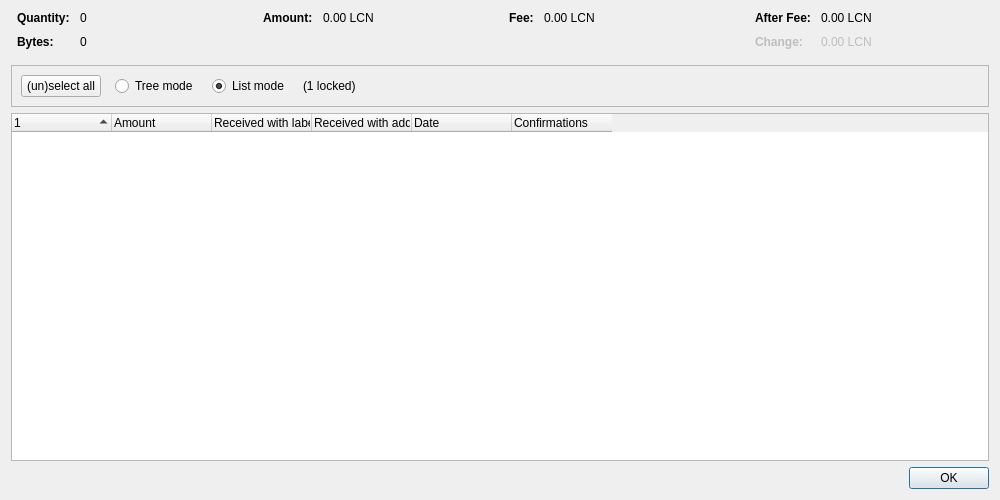
<?xml version="1.0" encoding="UTF-8"?>
<ui version="4.0">
 <class>CoinControlDialog</class>
 <widget class="QDialog" name="CoinControlDialog">
  <property name="geometry">
   <rect>
    <x>0</x>
    <y>0</y>
    <width>1000</width>
    <height>500</height>
   </rect>
  </property>
  <property name="windowTitle">
   <string>Coin Selection</string>
  </property>
  <layout class="QVBoxLayout" name="verticalLayout">
   <item>
    <layout class="QHBoxLayout" name="horizontalLayoutTop" stretch="0,0,0,0">
     <property name="topMargin">
      <number>0</number>
     </property>
     <property name="bottomMargin">
      <number>10</number>
     </property>
     <item>
      <layout class="QFormLayout" name="formLayoutCoinControl1">
       <property name="labelAlignment">
        <set>Qt::AlignLeft|Qt::AlignVCenter</set>
       </property>
       <property name="horizontalSpacing">
        <number>10</number>
       </property>
       <property name="verticalSpacing">
        <number>10</number>
       </property>
       <property name="leftMargin">
        <number>6</number>
       </property>
       <property name="rightMargin">
        <number>6</number>
       </property>
       <item row="0" column="0">
        <widget class="QLabel" name="labelCoinControlQuantityText">
         <property name="font">
          <font>
           <weight>75</weight>
           <bold>true</bold>
          </font>
         </property>
         <property name="text">
          <string>Quantity:</string>
         </property>
        </widget>
       </item>
       <item row="0" column="1">
        <widget class="QLabel" name="labelCoinControlQuantity">
         <property name="cursor">
          <cursorShape>IBeamCursor</cursorShape>
         </property>
         <property name="contextMenuPolicy">
          <enum>Qt::ActionsContextMenu</enum>
         </property>
         <property name="text">
          <string notr="true">0</string>
         </property>
         <property name="textInteractionFlags">
          <set>Qt::LinksAccessibleByMouse|Qt::TextSelectableByKeyboard|Qt::TextSelectableByMouse</set>
         </property>
        </widget>
       </item>
       <item row="1" column="0">
        <widget class="QLabel" name="labelCoinControlBytesText">
         <property name="font">
          <font>
           <weight>75</weight>
           <bold>true</bold>
          </font>
         </property>
         <property name="text">
          <string>Bytes:</string>
         </property>
        </widget>
       </item>
       <item row="1" column="1">
        <widget class="QLabel" name="labelCoinControlBytes">
         <property name="cursor">
          <cursorShape>IBeamCursor</cursorShape>
         </property>
         <property name="contextMenuPolicy">
          <enum>Qt::ActionsContextMenu</enum>
         </property>
         <property name="text">
          <string notr="true">0</string>
         </property>
         <property name="textInteractionFlags">
          <set>Qt::LinksAccessibleByMouse|Qt::TextSelectableByKeyboard|Qt::TextSelectableByMouse</set>
         </property>
        </widget>
       </item>
      </layout>
     </item>
     <item>
      <layout class="QFormLayout" name="formLayoutCoinControl2">
       <property name="horizontalSpacing">
        <number>10</number>
       </property>
       <property name="verticalSpacing">
        <number>10</number>
       </property>
       <property name="leftMargin">
        <number>6</number>
       </property>
       <property name="rightMargin">
        <number>6</number>
       </property>
       <item row="0" column="0">
        <widget class="QLabel" name="labelCoinControlAmountText">
         <property name="font">
          <font>
           <weight>75</weight>
           <bold>true</bold>
          </font>
         </property>
         <property name="text">
          <string>Amount:</string>
         </property>
        </widget>
       </item>
       <item row="0" column="1">
        <widget class="QLabel" name="labelCoinControlAmount">
         <property name="cursor">
          <cursorShape>IBeamCursor</cursorShape>
         </property>
         <property name="contextMenuPolicy">
          <enum>Qt::ActionsContextMenu</enum>
         </property>
         <property name="text">
          <string notr="true">0.00 LCN</string>
         </property>
         <property name="textInteractionFlags">
          <set>Qt::LinksAccessibleByMouse|Qt::TextSelectableByKeyboard|Qt::TextSelectableByMouse</set>
         </property>
        </widget>
       </item>
      </layout>
     </item>
     <item>
      <layout class="QFormLayout" name="formLayoutCoinControl3">
       <property name="horizontalSpacing">
        <number>10</number>
       </property>
       <property name="verticalSpacing">
        <number>10</number>
       </property>
       <property name="leftMargin">
        <number>6</number>
       </property>
       <property name="rightMargin">
        <number>6</number>
       </property>
       <item row="0" column="0">
        <widget class="QLabel" name="labelCoinControlFeeText">
         <property name="font">
          <font>
           <weight>75</weight>
           <bold>true</bold>
          </font>
         </property>
         <property name="text">
          <string>Fee:</string>
         </property>
        </widget>
       </item>
       <item row="0" column="1">
        <widget class="QLabel" name="labelCoinControlFee">
         <property name="cursor">
          <cursorShape>IBeamCursor</cursorShape>
         </property>
         <property name="contextMenuPolicy">
          <enum>Qt::ActionsContextMenu</enum>
         </property>
         <property name="text">
          <string notr="true">0.00 LCN</string>
         </property>
         <property name="textInteractionFlags">
          <set>Qt::LinksAccessibleByMouse|Qt::TextSelectableByKeyboard|Qt::TextSelectableByMouse</set>
         </property>
        </widget>
       </item>
      </layout>
     </item>
     <item>
      <layout class="QFormLayout" name="formLayoutCoinControl4">
       <property name="labelAlignment">
        <set>Qt::AlignLeft|Qt::AlignVCenter</set>
       </property>
       <property name="horizontalSpacing">
        <number>10</number>
       </property>
       <property name="verticalSpacing">
        <number>10</number>
       </property>
       <property name="leftMargin">
        <number>6</number>
       </property>
       <property name="rightMargin">
        <number>6</number>
       </property>
       <item row="0" column="0">
        <widget class="QLabel" name="labelCoinControlAfterFeeText">
         <property name="font">
          <font>
           <weight>75</weight>
           <bold>true</bold>
          </font>
         </property>
         <property name="text">
          <string>After Fee:</string>
         </property>
        </widget>
       </item>
       <item row="0" column="1">
        <widget class="QLabel" name="labelCoinControlAfterFee">
         <property name="cursor">
          <cursorShape>IBeamCursor</cursorShape>
         </property>
         <property name="contextMenuPolicy">
          <enum>Qt::ActionsContextMenu</enum>
         </property>
         <property name="text">
          <string notr="true">0.00 LCN</string>
         </property>
         <property name="textInteractionFlags">
          <set>Qt::LinksAccessibleByMouse|Qt::TextSelectableByKeyboard|Qt::TextSelectableByMouse</set>
         </property>
        </widget>
       </item>
       <item row="1" column="0">
        <widget class="QLabel" name="labelCoinControlChangeText">
         <property name="enabled">
          <bool>false</bool>
         </property>
         <property name="font">
          <font>
           <weight>75</weight>
           <bold>true</bold>
          </font>
         </property>
         <property name="text">
          <string>Change:</string>
         </property>
        </widget>
       </item>
       <item row="1" column="1">
        <widget class="QLabel" name="labelCoinControlChange">
         <property name="enabled">
          <bool>false</bool>
         </property>
         <property name="cursor">
          <cursorShape>IBeamCursor</cursorShape>
         </property>
         <property name="contextMenuPolicy">
          <enum>Qt::ActionsContextMenu</enum>
         </property>
         <property name="text">
          <string notr="true">0.00 LCN</string>
         </property>
         <property name="textInteractionFlags">
          <set>Qt::LinksAccessibleByMouse|Qt::TextSelectableByKeyboard|Qt::TextSelectableByMouse</set>
         </property>
        </widget>
       </item>
      </layout>
     </item>
    </layout>
   </item>
   <item>
    <widget class="QFrame" name="frame">
     <property name="minimumSize">
      <size>
       <width>0</width>
       <height>40</height>
      </size>
     </property>
     <property name="frameShape">
      <enum>QFrame::StyledPanel</enum>
     </property>
     <property name="frameShadow">
      <enum>QFrame::Sunken</enum>
     </property>
     <layout class="QHBoxLayout" name="horizontalLayout">
      <item>
       <layout class="QHBoxLayout" name="horizontalLayoutPanel" stretch="0,0,0,0,0">
        <property name="spacing">
         <number>14</number>
        </property>
        <item>
         <widget class="QPushButton" name="pushButtonSelectAll">
          <property name="sizePolicy">
           <sizepolicy hsizetype="Maximum" vsizetype="Fixed">
            <horstretch>0</horstretch>
            <verstretch>0</verstretch>
           </sizepolicy>
          </property>
          <property name="text">
           <string>(un)select all</string>
          </property>
          <property name="autoDefault">
           <bool>false</bool>
          </property>
         </widget>
        </item>
        <item>
         <widget class="QRadioButton" name="radioTreeMode">
          <property name="sizePolicy">
           <sizepolicy hsizetype="Maximum" vsizetype="Fixed">
            <horstretch>0</horstretch>
            <verstretch>0</verstretch>
           </sizepolicy>
          </property>
          <property name="text">
           <string>Tree mode</string>
          </property>
         </widget>
        </item>
        <item>
         <widget class="QRadioButton" name="radioListMode">
          <property name="sizePolicy">
           <sizepolicy hsizetype="Maximum" vsizetype="Fixed">
            <horstretch>0</horstretch>
            <verstretch>0</verstretch>
           </sizepolicy>
          </property>
          <property name="text">
           <string>List mode</string>
          </property>
          <property name="checked">
           <bool>true</bool>
          </property>
         </widget>
        </item>
        <item>
         <widget class="QLabel" name="labelLocked">
          <property name="text">
           <string notr="true">(1 locked)</string>
          </property>
         </widget>
        </item>
        <item>
         <spacer name="horizontalSpacer">
          <property name="orientation">
           <enum>Qt::Horizontal</enum>
          </property>
          <property name="sizeHint" stdset="0">
           <size>
            <width>40</width>
            <height>20</height>
           </size>
          </property>
         </spacer>
        </item>
       </layout>
      </item>
     </layout>
    </widget>
   </item>
   <item>
    <widget class="CoinControlTreeWidget" name="treeWidget">
     <property name="contextMenuPolicy">
      <enum>Qt::CustomContextMenu</enum>
     </property>
     <property name="sortingEnabled">
      <bool>false</bool>
     </property>
     <property name="columnCount">
      <number>6</number>
     </property>
     <attribute name="headerShowSortIndicator" stdset="0">
      <bool>true</bool>
     </attribute>
     <attribute name="headerStretchLastSection">
      <bool>false</bool>
     </attribute>
     <column>
      <property name="text">
       <string/>
      </property>
     </column>
     <column>
      <property name="text">
       <string>Amount</string>
      </property>
     </column>
     <column>
      <property name="text">
       <string>Received with label</string>
      </property>
     </column>
     <column>
      <property name="text">
       <string>Received with address</string>
      </property>
     </column>
     <column>
      <property name="text">
       <string>Date</string>
      </property>
     </column>
     <column>
      <property name="text">
       <string>Confirmations</string>
      </property>
      <property name="toolTip">
       <string>Confirmed</string>
      </property>
     </column>
     <column>
      <property name="text">
       <string/>
      </property>
     </column>
     <column>
      <property name="text">
       <string/>
      </property>
     </column>
     <column>
      <property name="text">
       <string/>
      </property>
     </column>
     <column>
      <property name="text">
       <string/>
      </property>
     </column>
    </widget>
   </item>
   <item>
    <widget class="QDialogButtonBox" name="buttonBox">
     <property name="orientation">
      <enum>Qt::Horizontal</enum>
     </property>
     <property name="standardButtons">
      <set>QDialogButtonBox::Ok</set>
     </property>
    </widget>
   </item>
  </layout>
 </widget>
 <customwidgets>
  <customwidget>
   <class>CoinControlTreeWidget</class>
   <extends>QTreeWidget</extends>
   <header>qt/coincontroltreewidget.h</header>
  </customwidget>
 </customwidgets>
 <resources/>
 <connections/>
</ui>
